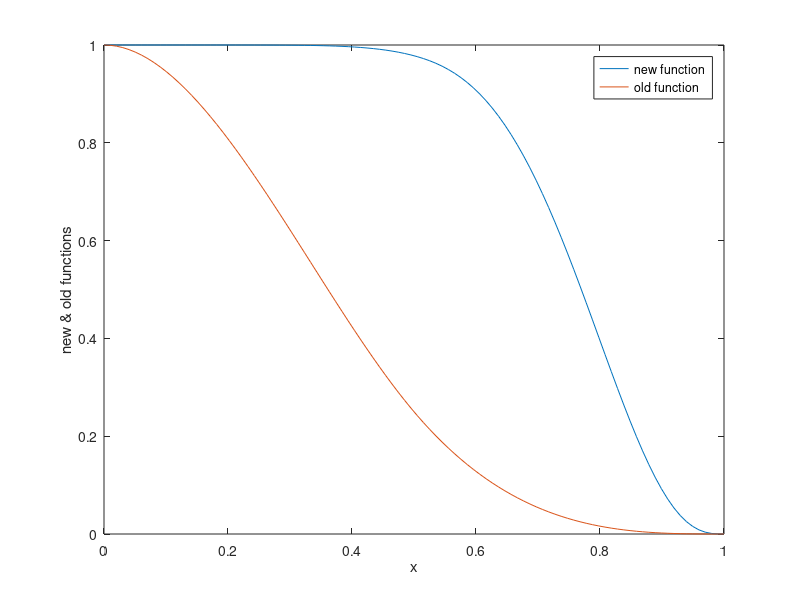

The MATLAB source for this figure:
%% ********************* polynomials test script *********************** %%
clear ; close all ;
t = 0.5 ;
A1 = [  1   t^2   t^4    t^6     t^8     t^12 ;...
        0   2*t  4*t^3  6*t^5   8*t^7    12*t^11; ...
        0    2  4*3*t^2 6*5*t^4 8*7*t^6  12*11*t^10] ;
A2 = [1 1 1 1 1 1 ; 0 2 4 6 8 12 ; 0 2 4*3  6*5 8*7 12*11] ;
A = [A1;A2] ;
B = [1-6*t^8+6*t^12;-6*8*t^7+6*12*t^11;-6*8*7*t^6+6*12*11*t^10;0;0;0] ;
V = A\B ;
%%
x = linspace(0,1,100) ;
f = zeros(1,100) ;
g = zeros(1,100) ;
for i = 1:100
    if x(i)<0.5
        f(i) = 1-6*x(i)^2+6*x(i)^3 ;
    else
        f(i) = 2-6*x(i)+6*x(i)^2-2*x(i)^3 ;
    end
    if x(i)<0.5
        g(i) = 1-6*x(i)^8+6*x(i)^12 ;
    else
        g(i) = V(1)+V(2)*x(i)^2+V(3)*x(i)^4+V(4)*x(i)^6+V(5)*x(i)^8+V(6)*x(i)^12 ;
    end
end
figure;
plot(x,g)
hold on 
plot(x,f)
hold off
legend('new function','old function')
xlabel('x') ; ylabel('new & old functions') ;